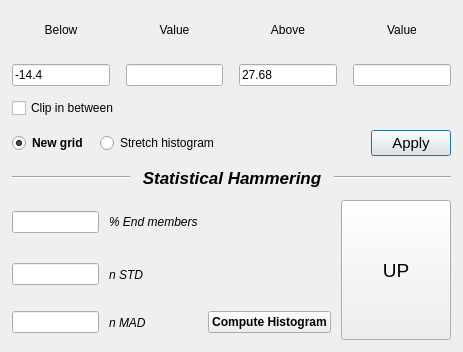
<?xml version="1.0" encoding="UTF-8"?>
<ui version="4.0">
 <class>ClippGridDialog</class>
 <widget class="QDialog" name="ClippGridDialog">
  <property name="geometry">
   <rect>
    <x>0</x>
    <y>0</y>
    <width>463</width>
    <height>352</height>
   </rect>
  </property>
  <property name="windowTitle">
   <string>Clipp Grid</string>
  </property>
  <layout class="QVBoxLayout" name="mainVerticalLayout">
   <property name="spacing">
    <number>12</number>
   </property>
   <property name="margin" stdset="0">
    <number>12</number>
   </property>
   <item>
    <layout class="QHBoxLayout" name="belowAboveRowLayout">
     <property name="spacing">
      <number>16</number>
     </property>
     <item>
      <layout class="QVBoxLayout" name="belowColumnLayout">
       <item>
        <widget class="QLabel" name="belowLabel">
         <property name="text">
          <string>Below</string>
         </property>
         <property name="alignment">
          <set>Qt::AlignmentFlag::AlignCenter</set>
         </property>
        </widget>
       </item>
       <item>
        <widget class="QLineEdit" name="belowLineEdit">
         <property name="toolTip">
          <string>Grid nodes lower than this will be replaced by &quot;value&quot;</string>
         </property>
         <property name="text">
          <string>-14.4</string>
         </property>
        </widget>
       </item>
      </layout>
     </item>
     <item>
      <layout class="QVBoxLayout" name="belowValueColumnLayout">
       <item>
        <widget class="QLabel" name="belowValueLabel">
         <property name="text">
          <string>Value</string>
         </property>
         <property name="alignment">
          <set>Qt::AlignmentFlag::AlignCenter</set>
         </property>
        </widget>
       </item>
       <item>
        <widget class="QLineEdit" name="belowValueLineEdit"/>
       </item>
      </layout>
     </item>
     <item>
      <spacer name="belowAboveSpacer">
       <property name="orientation">
        <enum>Qt::Orientation::Horizontal</enum>
       </property>
       <property name="sizeHint" stdset="0">
        <size>
         <width>0</width>
         <height>0</height>
        </size>
       </property>
      </spacer>
     </item>
     <item>
      <layout class="QVBoxLayout" name="aboveColumnLayout">
       <item>
        <widget class="QLabel" name="aboveLabel">
         <property name="text">
          <string>Above</string>
         </property>
         <property name="alignment">
          <set>Qt::AlignmentFlag::AlignCenter</set>
         </property>
        </widget>
       </item>
       <item>
        <widget class="QLineEdit" name="aboveLineEdit">
         <property name="toolTip">
          <string>Grid nodes higher than this will be replaced by &quot;value&quot;</string>
         </property>
         <property name="text">
          <string>27.68</string>
         </property>
        </widget>
       </item>
      </layout>
     </item>
     <item>
      <layout class="QVBoxLayout" name="aboveValueColumnLayout">
       <item>
        <widget class="QLabel" name="aboveValueLabel">
         <property name="text">
          <string>Value</string>
         </property>
         <property name="alignment">
          <set>Qt::AlignmentFlag::AlignCenter</set>
         </property>
        </widget>
       </item>
       <item>
        <widget class="QLineEdit" name="aboveValueLineEdit"/>
       </item>
      </layout>
     </item>
    </layout>
   </item>
   <item>
    <widget class="QCheckBox" name="clipInBetweenCheckBox">
     <property name="text">
      <string>Clip in between</string>
     </property>
    </widget>
   </item>
   <item>
    <layout class="QHBoxLayout" name="modeRowLayout">
     <item>
      <widget class="QRadioButton" name="newGridRadioButton">
       <property name="font">
        <font>
         <bold>true</bold>
        </font>
       </property>
       <property name="text">
        <string>New grid</string>
       </property>
       <property name="checked">
        <bool>true</bool>
       </property>
      </widget>
     </item>
     <item>
      <widget class="QRadioButton" name="stretchHistogramRadioButton">
       <property name="text">
        <string>Stretch histogram</string>
       </property>
      </widget>
     </item>
     <item>
      <spacer name="modeRowSpacer">
       <property name="orientation">
        <enum>Qt::Orientation::Horizontal</enum>
       </property>
       <property name="sizeHint" stdset="0">
        <size>
         <width>0</width>
         <height>0</height>
        </size>
       </property>
      </spacer>
     </item>
     <item>
      <widget class="QPushButton" name="applyButton">
       <property name="font">
        <font>
         <pointsize>11</pointsize>
        </font>
       </property>
       <property name="text">
        <string>Apply</string>
       </property>
      </widget>
     </item>
    </layout>
   </item>
   <item>
    <layout class="QHBoxLayout" name="dividerLayout">
     <item>
      <widget class="Line" name="dividerLineLeft">
       <property name="orientation">
        <enum>Qt::Orientation::Horizontal</enum>
       </property>
      </widget>
     </item>
     <item>
      <widget class="QLabel" name="statisticalHammeringLabel">
       <property name="font">
        <font>
         <pointsize>13</pointsize>
         <italic>true</italic>
         <bold>true</bold>
        </font>
       </property>
       <property name="text">
        <string>Statistical Hammering</string>
       </property>
       <property name="alignment">
        <set>Qt::AlignmentFlag::AlignCenter</set>
       </property>
      </widget>
     </item>
     <item>
      <widget class="Line" name="dividerLineRight">
       <property name="orientation">
        <enum>Qt::Orientation::Horizontal</enum>
       </property>
      </widget>
     </item>
    </layout>
   </item>
   <item>
    <layout class="QGridLayout" name="statsGridLayout">
     <property name="horizontalSpacing">
      <number>10</number>
     </property>
     <property name="verticalSpacing">
      <number>14</number>
     </property>
     <item row="0" column="0">
      <widget class="QLineEdit" name="percentEndMembersLineEdit">
       <property name="maximumSize">
        <size>
         <width>90</width>
         <height>16777215</height>
        </size>
       </property>
      </widget>
     </item>
     <item row="0" column="1">
      <widget class="QLabel" name="percentEndMembersLabel">
       <property name="font">
        <font>
         <italic>true</italic>
        </font>
       </property>
       <property name="text">
        <string>% End members</string>
       </property>
      </widget>
     </item>
     <item row="1" column="0">
      <widget class="QLineEdit" name="nStdLineEdit">
       <property name="maximumSize">
        <size>
         <width>90</width>
         <height>16777215</height>
        </size>
       </property>
      </widget>
     </item>
     <item row="1" column="1">
      <widget class="QLabel" name="nStdLabel">
       <property name="font">
        <font>
         <italic>true</italic>
        </font>
       </property>
       <property name="text">
        <string>n STD</string>
       </property>
      </widget>
     </item>
     <item row="2" column="0">
      <widget class="QLineEdit" name="nMadLineEdit">
       <property name="maximumSize">
        <size>
         <width>90</width>
         <height>16777215</height>
        </size>
       </property>
      </widget>
     </item>
     <item row="2" column="1">
      <widget class="QLabel" name="nMadLabel">
       <property name="font">
        <font>
         <italic>true</italic>
        </font>
       </property>
       <property name="text">
        <string>n MAD</string>
       </property>
      </widget>
     </item>
     <item row="2" column="2">
      <widget class="QPushButton" name="computeHistogramButton">
       <property name="font">
        <font>
         <bold>true</bold>
        </font>
       </property>
       <property name="text">
        <string>Compute Histogram</string>
       </property>
      </widget>
     </item>
     <item row="0" column="3" rowspan="3">
      <widget class="QPushButton" name="upButton">
       <property name="minimumSize">
        <size>
         <width>110</width>
         <height>140</height>
        </size>
       </property>
       <property name="font">
        <font>
         <pointsize>14</pointsize>
        </font>
       </property>
       <property name="text">
        <string>UP</string>
       </property>
      </widget>
     </item>
    </layout>
   </item>
  </layout>
 </widget>
 <resources/>
 <connections/>
</ui>
